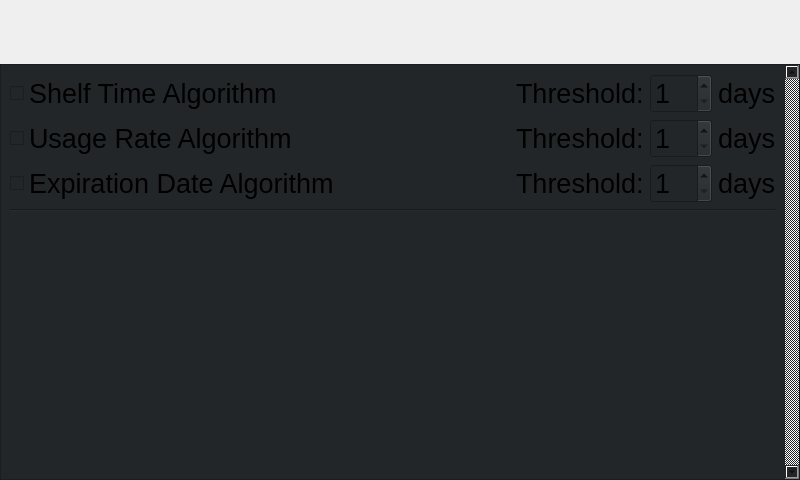
<?xml version="1.0" encoding="UTF-8"?>
<ui version="4.0">
 <class>SettingsWindow</class>
 <widget class="QWidget" name="SettingsWindow">
  <property name="windowModality">
   <enum>Qt::NonModal</enum>
  </property>
  <property name="geometry">
   <rect>
    <x>0</x>
    <y>0</y>
    <width>800</width>
    <height>480</height>
   </rect>
  </property>
  <property name="sizePolicy">
   <sizepolicy hsizetype="Maximum" vsizetype="Maximum">
    <horstretch>0</horstretch>
    <verstretch>0</verstretch>
   </sizepolicy>
  </property>
  <property name="maximumSize">
   <size>
    <width>855</width>
    <height>661</height>
   </size>
  </property>
  <property name="font">
   <font>
    <pointsize>15</pointsize>
   </font>
  </property>
  <property name="contextMenuPolicy">
   <enum>Qt::PreventContextMenu</enum>
  </property>
  <property name="windowTitle">
   <string>Smart Shop</string>
  </property>
  <property name="dockNestingEnabled" stdset="0">
   <bool>false</bool>
  </property>
  <property name="unifiedTitleAndToolBarOnMac" stdset="0">
   <bool>false</bool>
  </property>
  <layout class="QVBoxLayout" name="verticalLayout_3">
   <property name="spacing">
    <number>0</number>
   </property>
   <property name="leftMargin">
    <number>0</number>
   </property>
   <property name="topMargin">
    <number>0</number>
   </property>
   <property name="rightMargin">
    <number>0</number>
   </property>
   <property name="bottomMargin">
    <number>0</number>
   </property>
   <item>
    <layout class="QGridLayout" name="gridLayout_5" columnstretch="1,1,1">
     <property name="leftMargin">
      <number>0</number>
     </property>
     <property name="rightMargin">
      <number>0</number>
     </property>
     <property name="bottomMargin">
      <number>0</number>
     </property>
     <item row="0" column="0">
      <layout class="QHBoxLayout" name="horizontalLayout_2">
       <property name="leftMargin">
        <number>5</number>
       </property>
       <property name="rightMargin">
        <number>5</number>
       </property>
       <item>
        <widget class="TouchButton" name="backBtn">
         <property name="sizePolicy">
          <sizepolicy hsizetype="Fixed" vsizetype="Fixed">
           <horstretch>0</horstretch>
           <verstretch>0</verstretch>
          </sizepolicy>
         </property>
         <property name="minimumSize">
          <size>
           <width>64</width>
           <height>64</height>
          </size>
         </property>
         <property name="maximumSize">
          <size>
           <width>64</width>
           <height>64</height>
          </size>
         </property>
         <property name="styleSheet">
          <string notr="true">background-color: transparent;
border: 0;</string>
         </property>
         <property name="text">
          <string/>
         </property>
         <property name="icon">
          <iconset resource="../Resource_BY.qrc">
           <normaloff>:/Icons/Icons/BlueBackIcon_Finished.png</normaloff>:/Icons/Icons/BlueBackIcon_Finished.png</iconset>
         </property>
         <property name="iconSize">
          <size>
           <width>64</width>
           <height>64</height>
          </size>
         </property>
        </widget>
       </item>
       <item>
        <spacer name="horizontalSpacer">
         <property name="orientation">
          <enum>Qt::Horizontal</enum>
         </property>
         <property name="sizeHint" stdset="0">
          <size>
           <width>214</width>
           <height>20</height>
          </size>
         </property>
        </spacer>
       </item>
      </layout>
     </item>
     <item row="0" column="1">
      <widget class="TouchButton" name="homeBtn">
       <property name="sizePolicy">
        <sizepolicy hsizetype="Fixed" vsizetype="Maximum">
         <horstretch>0</horstretch>
         <verstretch>0</verstretch>
        </sizepolicy>
       </property>
       <property name="styleSheet">
        <string notr="true">background-color: transparent;
border: 0;</string>
       </property>
       <property name="text">
        <string/>
       </property>
       <property name="icon">
        <iconset resource="../Resource_BY.qrc">
         <normaloff>:/Icons/Icons/SSLogo_No_Background.png</normaloff>:/Icons/Icons/SSLogo_No_Background.png</iconset>
       </property>
       <property name="iconSize">
        <size>
         <width>256</width>
         <height>64</height>
        </size>
       </property>
       <property name="checkable">
        <bool>false</bool>
       </property>
       <property name="checked">
        <bool>false</bool>
       </property>
      </widget>
     </item>
     <item row="0" column="2">
      <spacer name="horizontalSpacer_5">
       <property name="orientation">
        <enum>Qt::Horizontal</enum>
       </property>
       <property name="sizeHint" stdset="0">
        <size>
         <width>260</width>
         <height>63</height>
        </size>
       </property>
      </spacer>
     </item>
    </layout>
   </item>
   <item>
    <widget class="QStackedWidget" name="settingsStack">
     <property name="currentIndex">
      <number>2</number>
     </property>
     <widget class="QWidget" name="mainPage">
      <layout class="QGridLayout" name="gridLayout_2">
       <property name="leftMargin">
        <number>0</number>
       </property>
       <property name="topMargin">
        <number>0</number>
       </property>
       <property name="rightMargin">
        <number>0</number>
       </property>
       <property name="bottomMargin">
        <number>0</number>
       </property>
       <item row="0" column="0">
        <widget class="QListWidget" name="settingsView">
         <property name="font">
          <font>
           <family>Segoe UI</family>
           <pointsize>25</pointsize>
          </font>
         </property>
         <property name="styleSheet">
          <string notr="true">QTableView::item {
	border: 0px;
	padding-left: 5px;
	padding-right: 5px;
}</string>
         </property>
         <property name="frameShape">
          <enum>QFrame::StyledPanel</enum>
         </property>
         <property name="frameShadow">
          <enum>QFrame::Sunken</enum>
         </property>
         <property name="lineWidth">
          <number>3</number>
         </property>
         <property name="verticalScrollBarPolicy">
          <enum>Qt::ScrollBarAlwaysOn</enum>
         </property>
         <property name="horizontalScrollBarPolicy">
          <enum>Qt::ScrollBarAlwaysOff</enum>
         </property>
         <property name="editTriggers">
          <set>QAbstractItemView::NoEditTriggers</set>
         </property>
         <property name="showDropIndicator" stdset="0">
          <bool>false</bool>
         </property>
         <property name="alternatingRowColors">
          <bool>true</bool>
         </property>
         <property name="selectionMode">
          <enum>QAbstractItemView::SingleSelection</enum>
         </property>
         <property name="selectionBehavior">
          <enum>QAbstractItemView::SelectItems</enum>
         </property>
         <property name="iconSize">
          <size>
           <width>64</width>
           <height>64</height>
          </size>
         </property>
         <property name="verticalScrollMode">
          <enum>QAbstractItemView::ScrollPerPixel</enum>
         </property>
         <property name="horizontalScrollMode">
          <enum>QAbstractItemView::ScrollPerPixel</enum>
         </property>
         <property name="movement">
          <enum>QListView::Static</enum>
         </property>
         <property name="layoutMode">
          <enum>QListView::SinglePass</enum>
         </property>
         <property name="spacing">
          <number>0</number>
         </property>
         <property name="viewMode">
          <enum>QListView::ListMode</enum>
         </property>
         <property name="modelColumn">
          <number>0</number>
         </property>
         <property name="uniformItemSizes">
          <bool>false</bool>
         </property>
         <property name="selectionRectVisible">
          <bool>false</bool>
         </property>
         <property name="currentRow">
          <number>-1</number>
         </property>
         <item>
          <property name="text">
           <string>System</string>
          </property>
          <property name="font">
           <font>
            <family>Segoe UI</family>
            <pointsize>35</pointsize>
           </font>
          </property>
          <property name="textAlignment">
           <set>AlignLeading|AlignVCenter</set>
          </property>
          <property name="icon">
           <iconset resource="../Resource_BY.qrc">
            <normaloff>:/Icons/Icons/BlueSettingsIcon_Finished.png</normaloff>:/Icons/Icons/BlueSettingsIcon_Finished.png</iconset>
          </property>
         </item>
         <item>
          <property name="text">
           <string>Algorithm</string>
          </property>
          <property name="font">
           <font>
            <family>Segoe UI</family>
            <pointsize>35</pointsize>
           </font>
          </property>
          <property name="icon">
           <iconset resource="../Resource_BY.qrc">
            <normaloff>:/Icons/Icons/Algorithm_Finished.png</normaloff>:/Icons/Icons/Algorithm_Finished.png</iconset>
          </property>
         </item>
        </widget>
       </item>
      </layout>
     </widget>
     <widget class="QWidget" name="systemPage">
      <property name="styleSheet">
       <string notr="true"/>
      </property>
      <layout class="QVBoxLayout" name="verticalLayout_2">
       <property name="leftMargin">
        <number>0</number>
       </property>
       <property name="topMargin">
        <number>0</number>
       </property>
       <property name="rightMargin">
        <number>0</number>
       </property>
       <property name="bottomMargin">
        <number>0</number>
       </property>
       <item>
        <widget class="QScrollArea" name="scrollArea">
         <property name="styleSheet">
          <string notr="true">QWidget
{
	background-color: #232629;
}</string>
         </property>
         <property name="verticalScrollBarPolicy">
          <enum>Qt::ScrollBarAlwaysOn</enum>
         </property>
         <property name="horizontalScrollBarPolicy">
          <enum>Qt::ScrollBarAlwaysOff</enum>
         </property>
         <property name="widgetResizable">
          <bool>true</bool>
         </property>
         <widget class="QWidget" name="scrollAreaWidgetContents">
          <property name="geometry">
           <rect>
            <x>0</x>
            <y>0</y>
            <width>777</width>
            <height>408</height>
           </rect>
          </property>
          <property name="styleSheet">
           <string notr="true"/>
          </property>
          <layout class="QVBoxLayout" name="verticalLayout_4">
           <property name="spacing">
            <number>2</number>
           </property>
           <item>
            <layout class="QGridLayout" name="gridLayout_3">
             <property name="horizontalSpacing">
              <number>14</number>
             </property>
             <item row="0" column="0">
              <widget class="QLabel" name="label_2">
               <property name="font">
                <font>
                 <family>Segoe UI</family>
                 <pointsize>25</pointsize>
                </font>
               </property>
               <property name="text">
                <string>Primary:</string>
               </property>
              </widget>
             </item>
             <item row="0" column="3" rowspan="2">
              <widget class="TouchButton" name="swapScannersBtn">
               <property name="minimumSize">
                <size>
                 <width>64</width>
                 <height>64</height>
                </size>
               </property>
               <property name="maximumSize">
                <size>
                 <width>64</width>
                 <height>64</height>
                </size>
               </property>
               <property name="styleSheet">
                <string notr="true">background-color: transparent;
border: 0;</string>
               </property>
               <property name="text">
                <string/>
               </property>
               <property name="icon">
                <iconset resource="../Resource_BY.qrc">
                 <normaloff>:/Icons/Icons/Swap_Finished.png</normaloff>:/Icons/Icons/Swap_Finished.png</iconset>
               </property>
               <property name="iconSize">
                <size>
                 <width>64</width>
                 <height>64</height>
                </size>
               </property>
              </widget>
             </item>
             <item row="1" column="1">
              <widget class="QLabel" name="secondaryLabel">
               <property name="font">
                <font>
                 <family>Segoe UI</family>
                 <pointsize>20</pointsize>
                </font>
               </property>
               <property name="text">
                <string>5</string>
               </property>
              </widget>
             </item>
             <item row="0" column="2">
              <spacer name="horizontalSpacer_2">
               <property name="orientation">
                <enum>Qt::Horizontal</enum>
               </property>
               <property name="sizeHint" stdset="0">
                <size>
                 <width>40</width>
                 <height>20</height>
                </size>
               </property>
              </spacer>
             </item>
             <item row="0" column="1">
              <widget class="QLabel" name="primaryLabel">
               <property name="font">
                <font>
                 <family>Segoe UI</family>
                 <pointsize>20</pointsize>
                </font>
               </property>
               <property name="text">
                <string>4</string>
               </property>
              </widget>
             </item>
             <item row="1" column="0">
              <widget class="QLabel" name="label_3">
               <property name="font">
                <font>
                 <family>Segoe UI</family>
                 <pointsize>25</pointsize>
                </font>
               </property>
               <property name="text">
                <string>Secondary:</string>
               </property>
              </widget>
             </item>
            </layout>
           </item>
           <item>
            <widget class="Line" name="line">
             <property name="orientation">
              <enum>Qt::Horizontal</enum>
             </property>
            </widget>
           </item>
           <item>
            <spacer name="verticalSpacer">
             <property name="orientation">
              <enum>Qt::Vertical</enum>
             </property>
             <property name="sizeHint" stdset="0">
              <size>
               <width>20</width>
               <height>253</height>
              </size>
             </property>
            </spacer>
           </item>
          </layout>
         </widget>
        </widget>
       </item>
      </layout>
     </widget>
     <widget class="QWidget" name="page">
      <layout class="QVBoxLayout" name="verticalLayout_5">
       <property name="leftMargin">
        <number>0</number>
       </property>
       <property name="topMargin">
        <number>0</number>
       </property>
       <property name="rightMargin">
        <number>0</number>
       </property>
       <property name="bottomMargin">
        <number>0</number>
       </property>
       <item>
        <widget class="QScrollArea" name="scrollArea_2">
         <property name="styleSheet">
          <string notr="true">QWidget
{
	background-color: #232629;
}</string>
         </property>
         <property name="verticalScrollBarPolicy">
          <enum>Qt::ScrollBarAlwaysOn</enum>
         </property>
         <property name="horizontalScrollBarPolicy">
          <enum>Qt::ScrollBarAlwaysOff</enum>
         </property>
         <property name="widgetResizable">
          <bool>true</bool>
         </property>
         <widget class="QWidget" name="scrollAreaWidgetContents_2">
          <property name="geometry">
           <rect>
            <x>0</x>
            <y>0</y>
            <width>777</width>
            <height>408</height>
           </rect>
          </property>
          <layout class="QVBoxLayout" name="verticalLayout_6">
           <item>
            <layout class="QGridLayout" name="gridLayout">
             <property name="topMargin">
              <number>0</number>
             </property>
             <item row="2" column="3">
              <widget class="TouchSpinBox" name="expDateSpinBox">
               <property name="font">
                <font>
                 <family>Segoe UI</family>
                 <pointsize>20</pointsize>
                </font>
               </property>
               <property name="minimum">
                <number>1</number>
               </property>
               <property name="maximum">
                <number>25</number>
               </property>
              </widget>
             </item>
             <item row="1" column="2">
              <widget class="QLabel" name="label_6">
               <property name="font">
                <font>
                 <family>Segoe UI</family>
                 <pointsize>20</pointsize>
                </font>
               </property>
               <property name="text">
                <string>Threshold:</string>
               </property>
              </widget>
             </item>
             <item row="0" column="0">
              <widget class="TouchCheckbox" name="shelfTimeCheckBox">
               <property name="font">
                <font>
                 <family>Segoe UI</family>
                 <pointsize>20</pointsize>
                </font>
               </property>
               <property name="text">
                <string>Shelf Time Algorithm</string>
               </property>
              </widget>
             </item>
             <item row="2" column="2">
              <widget class="QLabel" name="label_7">
               <property name="font">
                <font>
                 <family>Segoe UI</family>
                 <pointsize>20</pointsize>
                </font>
               </property>
               <property name="text">
                <string>Threshold:</string>
               </property>
              </widget>
             </item>
             <item row="2" column="0">
              <widget class="TouchCheckbox" name="expDateCheckBox">
               <property name="font">
                <font>
                 <family>Segoe UI</family>
                 <pointsize>20</pointsize>
                </font>
               </property>
               <property name="text">
                <string>Expiration Date Algorithm</string>
               </property>
              </widget>
             </item>
             <item row="1" column="0">
              <widget class="TouchCheckbox" name="usageRateCheckBox">
               <property name="font">
                <font>
                 <family>Segoe UI</family>
                 <pointsize>20</pointsize>
                </font>
               </property>
               <property name="text">
                <string>Usage Rate Algorithm</string>
               </property>
              </widget>
             </item>
             <item row="0" column="2">
              <widget class="QLabel" name="label">
               <property name="font">
                <font>
                 <family>Segoe UI</family>
                 <pointsize>20</pointsize>
                </font>
               </property>
               <property name="text">
                <string>Threshold:</string>
               </property>
              </widget>
             </item>
             <item row="1" column="3">
              <widget class="TouchSpinBox" name="usageRateSpinBox">
               <property name="font">
                <font>
                 <family>Segoe UI</family>
                 <pointsize>20</pointsize>
                </font>
               </property>
               <property name="minimum">
                <number>1</number>
               </property>
               <property name="maximum">
                <number>25</number>
               </property>
              </widget>
             </item>
             <item row="0" column="3">
              <widget class="TouchSpinBox" name="shelfTimeSpinBox">
               <property name="font">
                <font>
                 <family>Segoe UI</family>
                 <pointsize>20</pointsize>
                </font>
               </property>
               <property name="minimum">
                <number>1</number>
               </property>
               <property name="maximum">
                <number>25</number>
               </property>
               <property name="value">
                <number>1</number>
               </property>
              </widget>
             </item>
             <item row="0" column="4">
              <widget class="QLabel" name="label_8">
               <property name="font">
                <font>
                 <family>Segoe UI</family>
                 <pointsize>20</pointsize>
                </font>
               </property>
               <property name="text">
                <string>days</string>
               </property>
              </widget>
             </item>
             <item row="2" column="4">
              <widget class="QLabel" name="label_10">
               <property name="font">
                <font>
                 <family>Segoe UI</family>
                 <pointsize>20</pointsize>
                </font>
               </property>
               <property name="text">
                <string>days</string>
               </property>
              </widget>
             </item>
             <item row="1" column="4">
              <widget class="QLabel" name="label_9">
               <property name="font">
                <font>
                 <family>Segoe UI</family>
                 <pointsize>20</pointsize>
                </font>
               </property>
               <property name="text">
                <string>days</string>
               </property>
              </widget>
             </item>
             <item row="0" column="1">
              <spacer name="horizontalSpacer_3">
               <property name="orientation">
                <enum>Qt::Horizontal</enum>
               </property>
               <property name="sizeHint" stdset="0">
                <size>
                 <width>40</width>
                 <height>20</height>
                </size>
               </property>
              </spacer>
             </item>
             <item row="1" column="1">
              <spacer name="horizontalSpacer_4">
               <property name="orientation">
                <enum>Qt::Horizontal</enum>
               </property>
               <property name="sizeHint" stdset="0">
                <size>
                 <width>40</width>
                 <height>20</height>
                </size>
               </property>
              </spacer>
             </item>
             <item row="2" column="1">
              <spacer name="horizontalSpacer_6">
               <property name="orientation">
                <enum>Qt::Horizontal</enum>
               </property>
               <property name="sizeHint" stdset="0">
                <size>
                 <width>40</width>
                 <height>20</height>
                </size>
               </property>
              </spacer>
             </item>
            </layout>
           </item>
           <item>
            <widget class="Line" name="line_2">
             <property name="orientation">
              <enum>Qt::Horizontal</enum>
             </property>
            </widget>
           </item>
           <item>
            <spacer name="verticalSpacer_2">
             <property name="orientation">
              <enum>Qt::Vertical</enum>
             </property>
             <property name="sizeHint" stdset="0">
              <size>
               <width>20</width>
               <height>203</height>
              </size>
             </property>
            </spacer>
           </item>
          </layout>
         </widget>
        </widget>
       </item>
      </layout>
     </widget>
     <widget class="QWidget" name="page_2"/>
    </widget>
   </item>
   <item>
    <layout class="QHBoxLayout" name="horizontalLayout_3"/>
   </item>
  </layout>
 </widget>
 <customwidgets>
  <customwidget>
   <class>TouchButton</class>
   <extends>QPushButton</extends>
   <header>Widgets/touchButton.h</header>
  </customwidget>
  <customwidget>
   <class>TouchSpinBox</class>
   <extends>QSpinBox</extends>
   <header>Widgets/touchSpinBox.h</header>
  </customwidget>
  <customwidget>
   <class>TouchCheckbox</class>
   <extends>QCheckBox</extends>
   <header>Widgets/touchCheckbox.h</header>
  </customwidget>
 </customwidgets>
 <resources>
  <include location="../Resource_BY.qrc"/>
  <include location="../QDarkStylesheet/style.qrc"/>
 </resources>
 <connections/>
</ui>
